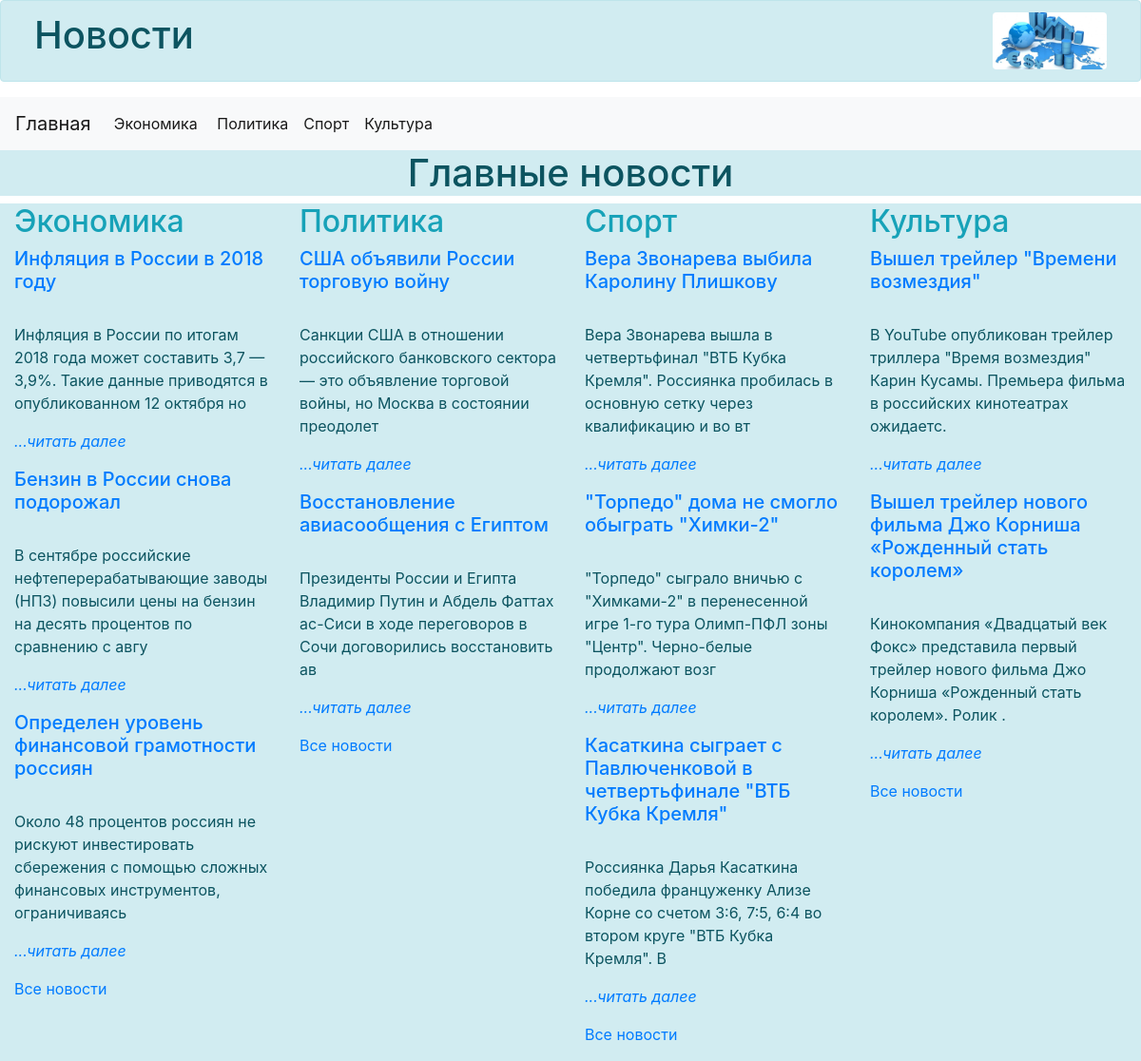
The page / on the database its author committed.
### tables this page shows
CREATE TABLE `economics` (
  `id` int(11) NOT NULL,
  `title` varchar(255) NOT NULL,
  `text` varchar(2555) NOT NULL,
  `date` timestamp NOT NULL,
  `id_category` int(11) NOT NULL,
  `image` varchar(2555) NOT NULL
);

CREATE TABLE `politics` (
  `id` int(11) NOT NULL,
  `title` varchar(55) NOT NULL,
  `text` varchar(2555) NOT NULL,
  `date` timestamp NOT NULL,
  `id_category` int(11) NOT NULL,
  `image` varchar(2555) NOT NULL
);

CREATE TABLE `sport` (
  `id` int(11) NOT NULL,
  `title` varchar(255) NOT NULL,
  `text` varchar(2555) NOT NULL,
  `date` timestamp NOT NULL,
  `id_category` int(11) NOT NULL,
  `image` varchar(2555) NOT NULL
);

CREATE TABLE `culture` (
  `id` int(11) NOT NULL,
  `title` varchar(255) NOT NULL,
  `text` varchar(2555) NOT NULL,
  `date` timestamp NOT NULL,
  `id_category` int(11) NOT NULL,
  `image` varchar(2555) NOT NULL
);

### index.php (the view, shortened to what this page needs)
<!DOCTYPE html>
	<html>
		<head>
		<link rel="stylesheet" href="https://stackpath.bootstrapcdn.com/bootstrap/4.1.3/css/bootstrap.min.css">
		</head>
		<html>
		<div class="container-fluid">
			<div class="row alert alert-info">
				<div class="col-md-3">
		<h1>Новости</h1>
				</div>
				<div class="col">
		<img src="news.jpg" class="rounded float-right" alt="" style="height: 60px;">
				</div>
			</div>
		</div>
		<nav class="navbar navbar-expand-lg navbar-light bg-light">
			<a class="navbar-brand" href="#">Главная</a>
  <div class="collapse navbar-collapse" id="navbarSupportedContent" >
    <ul class="navbar-nav mr-auto">
      <li class="nav-item active">
        <a class="nav-link" href="newsecon.php">Экономика  <span><img src=""</span></a>
      </li>
       <li class="nav-item active">
        <a class="nav-link" href="newspolit.php">Политика <span class="sr-only">(current)</span></a>
      </li>
       <li class="nav-item active">
        <a class="nav-link" href="newssport.php">Спорт <span class="sr-only">(current)</span></a>
      </li>
       <li class="nav-item active">
        <a class="nav-link" href="newsculture.php">Культура<span class="sr-only">(current)</span></a>
      </li>
    </ul>
  </div>
</nav>
<?php
	$connection = mysqli_connect('127.0.0.1','natasha','password','news');
?>
<h1 class="text-center alert-info">Главные новости</h1>
<div class="container-fluid alert-info">
	<div class="row">
		<div class="col-md-3">
		<h2><a class="text-info" href="newsecon.php">Экономика</a></h2>
			<?php $news = mysqli_query($connection, "SELECT * FROM `economics`");
				while ($row = $news->fetch_assoc()){
					echo "<section><h5><a href=\"economics.php?id=".$row['id']."\">".$row['title']."</a></h5><br /><p>".mb_substr($row['text'],0,120)."<p class=\"font-italic\"><a href=\"economics.php?id=".$row['id']."\">...читать далее</a>
					</p></section>";
				}
			?>
			<p><a href="newsecon.php">Все новости</a>
			</p>
		</div>
		<div class="col-md-3">
			<h2><a class="text-info" href="newspolit.php">Политика</a></h2>
			<?php $news1 = mysqli_query($connection, "SELECT * FROM `politics`");
				while ($row1 = $news1->fetch_assoc()){
					echo "<section><h5><a href=\"politics.php?id=".$row1['id']."\">".$row1['title']."</a></h2><br /><p>".mb_substr($row1['text'],0,120)."<p class=\"font-italic\"><a href=\"politics.php?id=".$row1['id']."\">...читать далее</a>
					</p></section>";
				}
			?>
			<p><a href="newspolit.php">Все новости</a>
		</div>
		<div class="col-md-3">
			<h2><a class="text-info" href="newssport.php">Спорт</a></h2>
			<?php $news2 = mysqli_query($connection, "SELECT * FROM `sport`");
				while ($row2 = $news2->fetch_assoc())
				{
					echo "<section><h5><a href=\"sport.php?id=".$row2['id']."\">".$row2['title']."</a></h5><br /><p>".mb_substr($row2['text'],0,120)."<p class=\"font-italic\"><a href=\"sport.php?id=".$row2['id']."\">...читать далее</a>
					</p></section>";
				}
			?>
			<p><a href="newssport.php">Все новости</a>
		</div>
		<div class="col-md-3">
			<h2><a class="text-info" href="newsculture.php">Культура</a></h2>
			<?php $news3 = mysqli_query($connection, "SELECT * FROM `culture`");
				while ($row3 = $news3->fetch_assoc()){
					echo "<section><h5><a href=\"culture.php?id=".$row3['id']."\">".$row3['title']."</a></h5><br /><p>".mb_substr($row3['text'],0,120).".<p class=\"font-italic\"><a href=\"culture.php?id=".$row3['id']."\">...читать далее</a>
					</p></section>";
				}
			?>
			<p><a href="newsculture.php">Все новости</a>
		</div>
	</div>
</div>

### rows shown on the page
economics: title "Инфляция в России в 2018 году", text "Инфляция в России по итогам 2018 года может составить 3,7 — 3,9%. Такие данные приводятся в опубликованном 12 октября но"
economics: title "Бензин в России снова подорожал", text "В сентябре российские нефтеперерабатывающие заводы (НПЗ) повысили цены на бензин на десять процентов по сравнению с авгу"
economics: title "Определен уровень финансовой грамотности россиян", text "Около 48 процентов россиян не рискуют инвестировать сбережения с помощью сложных финансовых инструментов, ограничиваясь"
politics: title "США объявили России торговую войну", text "Санкции США в отношении российского банковского сектора — это объявление торговой войны, но Москва в состоянии преодолет"
politics: title "Восстановление авиасообщения c Египтом", text "Президенты России и Египта Владимир Путин и Абдель Фаттах ас-Сиси в ходе переговоров в Сочи договорились восстановить ав"
sport: title "Вера Звонарева выбила Каролину Плишкову", text "Вера Звонарева вышла в четвертьфинал \"ВТБ Кубка Кремля\". Россиянка пробилась в основную сетку через квалификацию и во вт"
sport: title "\"Торпедо\" дома не смогло обыграть \"Химки-2\"", text "\"Торпедо\" сыграло вничью с \"Химками-2\" в перенесенной игре 1-го тура Олимп-ПФЛ зоны \"Центр\". Черно-белые продолжают возг"
sport: title "Касаткина сыграет с Павлюченковой в четвертьфинале \"ВТБ Кубка Кремля\"", text "Россиянка Дарья Касаткина победила француженку Ализе Корне со счетом 3:6, 7:5, 6:4 во втором круге \"ВТБ Кубка Кремля\". В"
culture: title "Вышел трейлер \"Времени возмездия\"", text "В YouTube опубликован трейлер триллера \"Время возмездия\" Карин Кусамы. Премьера фильма в российских кинотеатрах ожидаетс"
culture: title "Вышел трейлер нового фильма Джо Корниша «Рожденный стать королем»", text "Кинокомпания «Двадцатый век Фокс» представила первый трейлер нового фильма Джо Корниша «Рожденный стать королем». Ролик"
